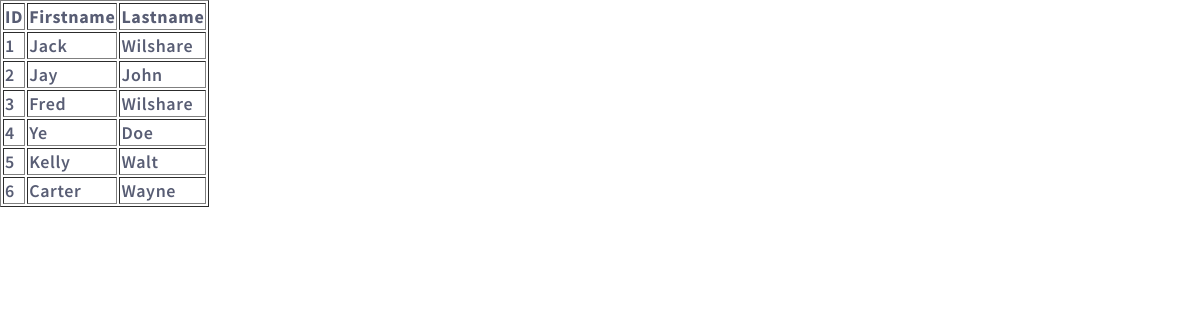
Screenshot of /testing/ with the database file from the repository.
### members/models.py (models this page shows, shortened)
class Member(models.Model):
    firstname = models.CharField(max_length=155)
    lastname = models.CharField(max_length=155)
    phone = models.IntegerField(null=True)
    joined_date = models.DateField(null=True)

### members/views.py (the view)
# urls.py: path('testing/', views.testing, name='testing'),
def testing(request):
    mymembers = Member.objects.all().values()
    template = loader.get_template('myfirst.html')
    context = {
        'mymembers': mymembers
    }
    return HttpResponse(template.render(context, request))

### members/templates/myfirst.html (shortened to what this page needs)
{% load static %}
<!DOCTYPE html>
<html lang="en">
<head>
</head>
<link rel="stylesheet" href="{% static 'mystyles.css' %}">
<body>
<table border="1">
    <tr>
        <th>ID</th>
        <th>Firstname</th>
        <th>Lastname</th>
    </tr>
    {% for x in mymembers %}
        <tr>
            <td> {{ x.id }} </td>
            <td> {{ x.firstname }} </td>
            <td> {{ x.lastname }} </td>
        </tr>
    {% endfor %}
</table>
</body>
</html>

### mystaticfiles/mystyles.css (style rules this page uses)
body { margin:0; font: 600 18px 'Source Sans Pro', sans-serif; letter-spacing: 0.64px; color: #585d74; }

### rows the page displays
Member: id "1", firstname "Jack", lastname "Wilshare"
Member: id "2", firstname "Jay", lastname "John"
Member: id "3", firstname "Fred", lastname "Wilshare"
Member: id "4", firstname "Ye", lastname "Doe"
Member: id "5", firstname "Kelly", lastname "Walt"
Member: id "6", firstname "Carter", lastname "Wayne"
